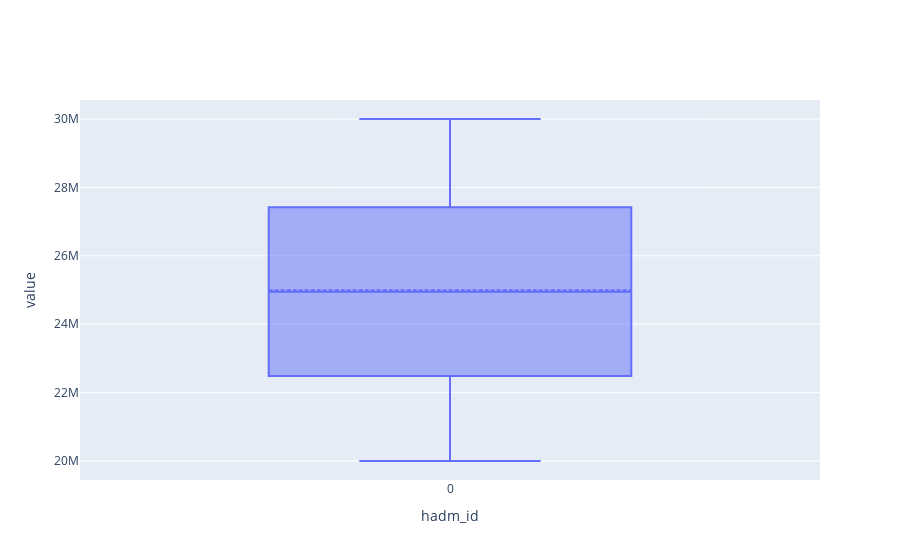
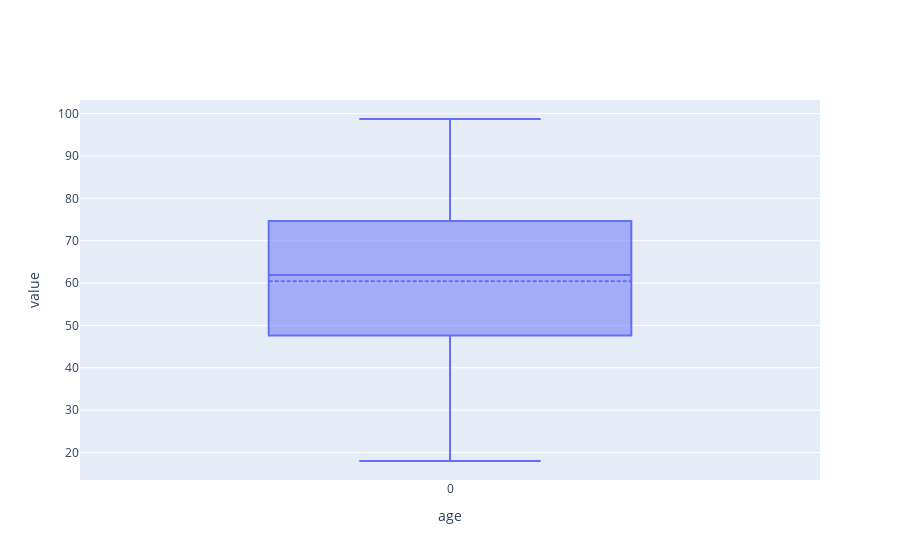
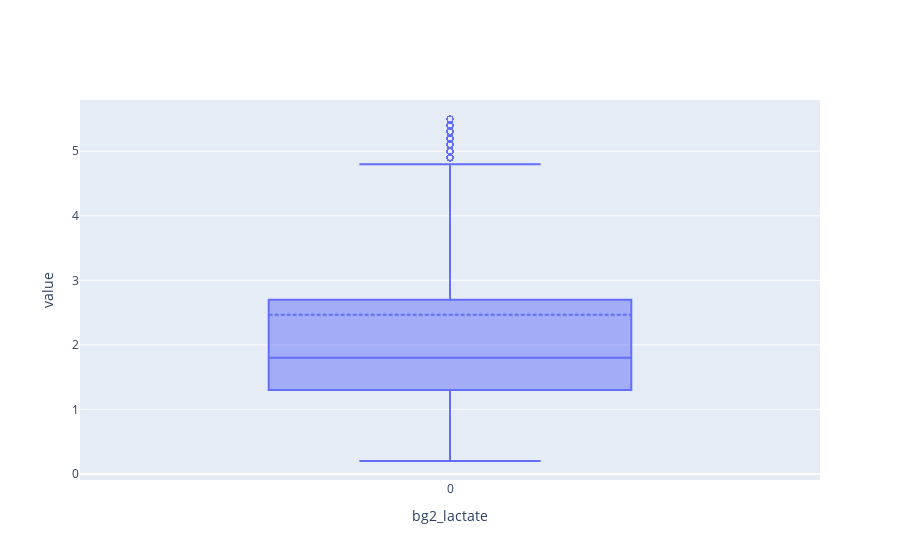
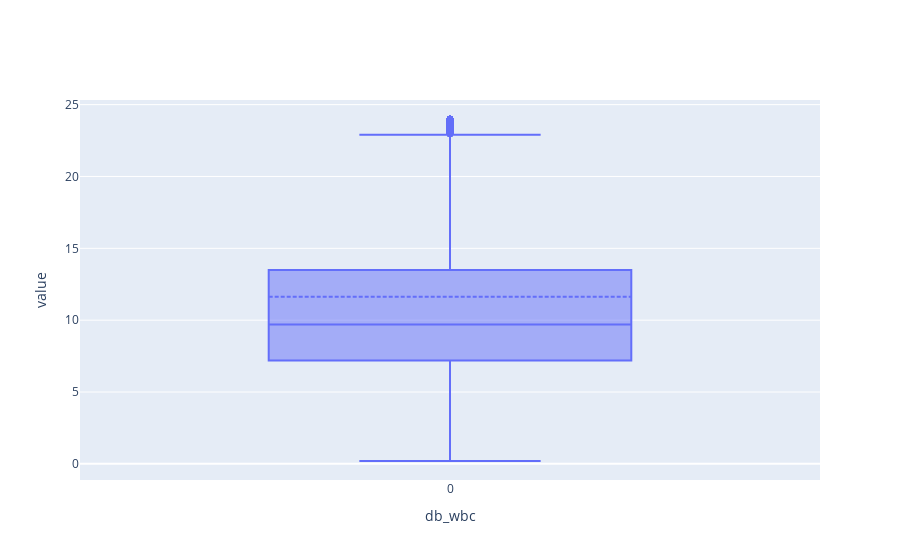

Notebook code cell kept with these figures, in order:
### Code cell
# obtain the upper and lower fence values to remove outliers
cols = model_data.columns
cols.remove("gender")
cols.remove("hadm_id")
limit_dict = {}
print(cols)
for c in cols:
    print(c)
    fig = df[c].plot.box()
    limit_dict[c + "_upper"] = fig["data"][0]["upperfence"][0]
    limit_dict[c + "_lower"] = fig["data"][0]["lowerfence"][0]
    print(fig)
    fig.show()
print(limit_dict)

### Figure 1 — Plotly figure (JSON) as saved in the notebook; plotly's stock layout.template omitted (floating-point values rounded to 4 significant figures)
{"data": [{"boxpoints": "suspectedoutliers", "lowerfence": [20000019], "mean": [24990000.0], "median": [24952027], "name": "hadm_id", "notched": false, "q1": [22484325], "q3": [27417588], "type": "box", "upperfence": [29999828]}], "layout": {"xaxis": {"title": {"text": "hadm_id"}}, "yaxis": {"title": {"text": "value"}}}}

### Figure 2 — Plotly figure (JSON) as saved in the notebook; plotly's stock layout.template omitted (floating-point values rounded to 4 significant figures)
{"data": [{"boxpoints": "suspectedoutliers", "lowerfence": [18], "mean": [60.42], "median": [61.9], "name": "age", "notched": false, "q1": [47.65], "q3": [74.67], "type": "box", "upperfence": [98.73]}], "layout": {"xaxis": {"title": {"text": "age"}}, "yaxis": {"title": {"text": "value"}}}}

### Figure 3 — Plotly figure (JSON) as saved in the notebook; plotly's stock layout.template omitted (floating-point values rounded to 4 significant figures; data arrays with more than 128 entries replaced by an {"elided": "..."} marker saying what was removed)
{"data": [{"boxpoints": "suspectedoutliers", "lowerfence": [0.2], "mean": [2.468], "median": [1.8], "name": "bg2_lactate", "notched": false, "q1": [1.3], "q3": [2.7], "type": "box", "upperfence": [4.8], "y": {"elided": "1x1001 float values"}}], "layout": {"xaxis": {"title": {"text": "bg2_lactate"}}, "yaxis": {"title": {"text": "value"}}}}

### Figure 4 — Plotly figure (JSON) as saved in the notebook; plotly's stock layout.template omitted (floating-point values rounded to 4 significant figures; data arrays with more than 128 entries replaced by an {"elided": "..."} marker saying what was removed)
{"data": [{"boxpoints": "suspectedoutliers", "lowerfence": [0.2], "mean": [11.62], "median": [9.7], "name": "db_wbc", "notched": false, "q1": [7.2], "q3": [13.5], "type": "box", "upperfence": [22.9], "y": {"elided": "1x1001 float values"}}], "layout": {"xaxis": {"title": {"text": "db_wbc"}}, "yaxis": {"title": {"text": "value"}}}}
